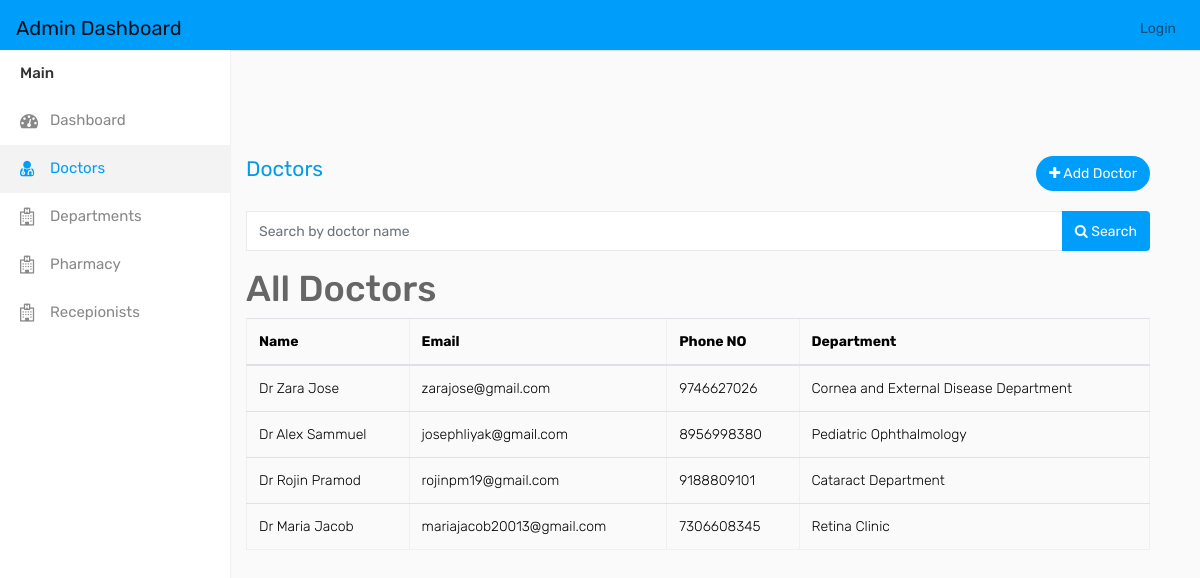
Page /search_doc on the committed database.
### eyeapp/models.py (models this page shows, shortened)
class Docs(models.Model):
    user = models.ForeignKey(CustomUser, on_delete=models.CASCADE, blank=True, null=True)
    Dep_id = models.ForeignKey(Deps, on_delete=models.CASCADE)
    Name = models.CharField(max_length=110)
    dob = models.CharField(max_length=50, blank=True, null=True)
    city = models.TextField()
    address = models.CharField(max_length=50, blank=True, null=True)
    phn = models.IntegerField()
    gender = models.CharField(max_length=10, choices=[('Male', 'Male'), ('Female', 'Female'), ('Others', 'Others')], blank=True, null=True)
    state = models.CharField(max_length=100, null=True, blank=True)
    country = models.CharField(max_length=100, null=True, blank=True)
    institution = models.CharField(max_length=100, null=True, blank=True)
    subject = models.CharField(max_length=100, null=True, blank=True)
    degree = models.CharField(max_length=100, null=True, blank=True)
    year = models.CharField(max_length=100, null=True, blank=True)
    reset_password = models.CharField(max_length=128, null=True, blank=True)  # New field for reset password

class CustomUser(AbstractUser):
    PATIENT = 1
    DOCTOR = 2
    RECEPTIONIST = 3
    PHARMACIST = 4
    ADMIN = 5
    ROLE_CHOICES = (
        (PATIENT, 'Patient'),
        (DOCTOR, 'Doctor'),
        (RECEPTIONIST, 'Receptionist'),
        (PHARMACIST, 'Pharmacist'),
        (ADMIN, 'Admin'),
    )
    username = None
    first_name = None
    last_name = None
    USERNAME_FIELD = 'email'
    email = models.EmailField(max_length=100, unique=True)
    password = models.CharField(max_length=128)
    role = models.PositiveSmallIntegerField(choices=ROLE_CHOICES, blank=True, null=True, default=1)
    is_admin = models.BooleanField(default=False)
    is_staff = models.BooleanField(default=False)
    is_active = models.BooleanField(default=True)
    is_superadmin = models.BooleanField(default=False)
    REQUIRED_FIELDS = []
    objects = UserManager()

class Deps(models.Model):
    Dep_id = models.AutoField(primary_key=True)
    Dep_name = models.CharField(max_length=100)
    Dep_desc = models.CharField(max_length=100)

### eyeapp/views.py (the view)
# urls.py: path('search_doc', views.search_doc, name='search_doc'),
def search_doc(request):
    if request.method == "GET":
        search_query = request.GET.get('Name', '')
        doctors = Docs.objects.filter(Name__icontains=search_query)
        context = {
            'doct': doctors,
        }
        return render(request, 'admin_doctors.html', context)

### templates/admin_doctors.html (shortened to what this page needs)
<!DOCTYPE html>
{% load static %}
<html lang="en">
<head>
    <link rel="stylesheet" type="text/css" href="{% static 'assets/css/bootstrap.min.css'%}">
    <link rel="stylesheet" type="text/css" href="{% static 'assets/css/font-awesome.min.css'%}">
    <link rel="stylesheet" type="text/css" href="{% static 'assets/css/select2.min.css'%}">
    <link rel="stylesheet" type="text/css" href="{% static 'assets/css/bootstrap-datetimepicker.min.css'%}">
    <link rel="stylesheet" type="text/css" href="{% static 'assets/css/style.css'%}">
</head>
<body>
    <div class="main-wrapper">
        <div class="header">
        <div class="sidebar" id="sidebar">
            <div class="sidebar-inner slimscroll">
                <div id="sidebar-menu" class="sidebar-menu">
                    <ul>
                        <li class="menu-title">Main</li>
                          <li>
                            <a href="{% url 'chart' %}"><i class="fa fa-dashboard"></i> <span>Dashboard</span></a>
                        </li>
						<li class="active">
                            <a href=" {% url 'admin_doctors' %}"><i class="fa fa-user-md"></i> <span>Doctors</span></a>
                        </li>
                        <li>
                            <a href="{% url 'departments' %}"><i class="fa fa-hospital-o"></i> <span>Departments</span></a>
                        </li>
                         <li>
                            <a href="{% url 'phar' %}"><i class="fa fa-hospital-o"></i> <span>Pharmacy</span></a>
                        </li>
                        <li>
                            <a href="{% url 'rep' %}"><i class="fa fa-hospital-o"></i> <span>Recepionists</span></a>
                        </li>
                    </ul>
                </div>
            </div>
        </div>
        <nav class="navbar navbar-expand-lg navbar-light">
            <a class="navbar-brand" href="#">Admin Dashboard</a>
            <div class="collapse navbar-collapse" id="navbarNav">
                <ul class="navbar-nav ml-auto">
                    {% if user.is_authenticated %}
                    <li class="nav-item">
                        <a class="nav-link" href="{% url 'loggout' %}">Logout</a>
                    </li>
				    {% else %}
                    <li class="nav-item">
                        <a class="nav-link" href="{% url 'index' %} ">Login</a>
                    </li>
				    {% endif %}
                </ul>
            </div>
        </nav>
        <div class="page-wrapper" style="padding-left:8%;">
            <div class="content">
                <div class="row">
                    <div class="col-sm-4 col-3">
                        <h4 class="page-title"><a href="{% url 'admin_doctors' %}">Doctors</h4>
                    </div>
                    <div class="col-sm-8 col-9 text-right m-b-20">
                        <a href="admin_adddoctor" class="btn btn-primary btn-rounded float-right"><i class="fa fa-plus"></i> Add Doctor</a>
                    </div>
                </div>
                <form id="search-form" method="GET" action="{% url 'search_doc' %}">
                    <div class="input-group mb-3">
                        <input type="text" class="form-control" name="Name" placeholder="Search by doctor name">
                        <div class="input-group-append">
                            <button class="btn btn-primary" type="submit"><i class="fa fa-search"></i> Search</button>
                        </div>
                    </div>
                </form>
                <h1>All Doctors</h1>
                <table class="table" border="1">
                    <thead>
                        <tr>
                            <th>Name</th>
                            <th>Email</th>
                            <th>Phone NO</th>
                            <th>Department</th>
                        </tr>
                    </thead>
                    <tbody>
                        {% for doct in doct %}
                            <tr>
                                <td>{{ doct.Name }}</td>
                                <td>{{ doct.user.email }}</td>
                                <td>{{ doct.phn }}</td>
                                <td>{{ doct.Dep_id.Dep_name }}</td>
                            </tr>
                        {% empty %}
                            <tr>
                                <td colspan="5">No doctors found.</td>
                            </tr>
                        {% endfor %}
                    </tbody>
                </table>
            </div>
        </div>
        </div>
    </div>
</body>
</html>

### rows in the picture
Docs: Name "Dr Zara Jose", user.email "zarajose@gmail.com", phn "9746627026", Dep_id.Dep_name "Cornea and External Disease Department"
Docs: Name "Dr Alex Sammuel", user.email "josephliyak@gmail.com", phn "8956998380", Dep_id.Dep_name "Pediatric Ophthalmology"
Docs: Name "Dr Rojin Pramod", user.email "rojinpm19@gmail.com", phn "9188809101", Dep_id.Dep_name "Cataract Department"
Docs: Name "Dr Maria Jacob", user.email "mariajacob20013@gmail.com", phn "7306608345", Dep_id.Dep_name "Retina Clinic"
